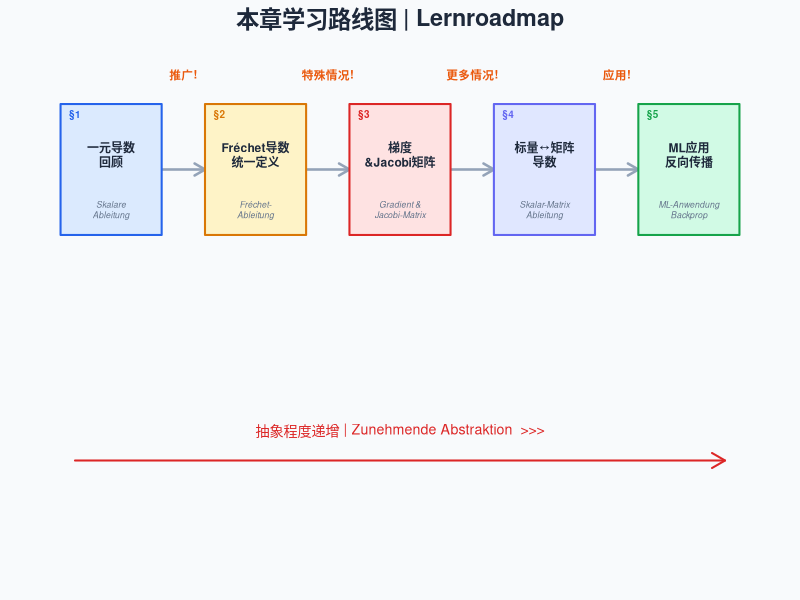
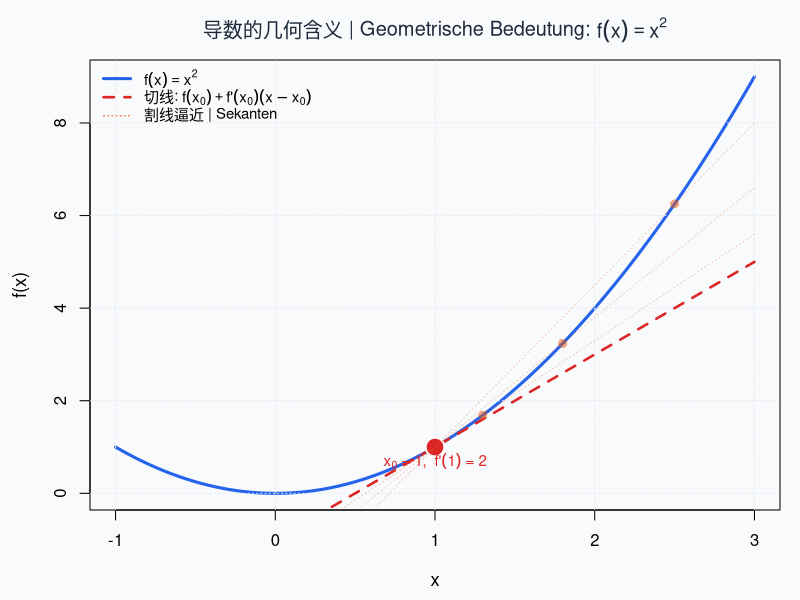
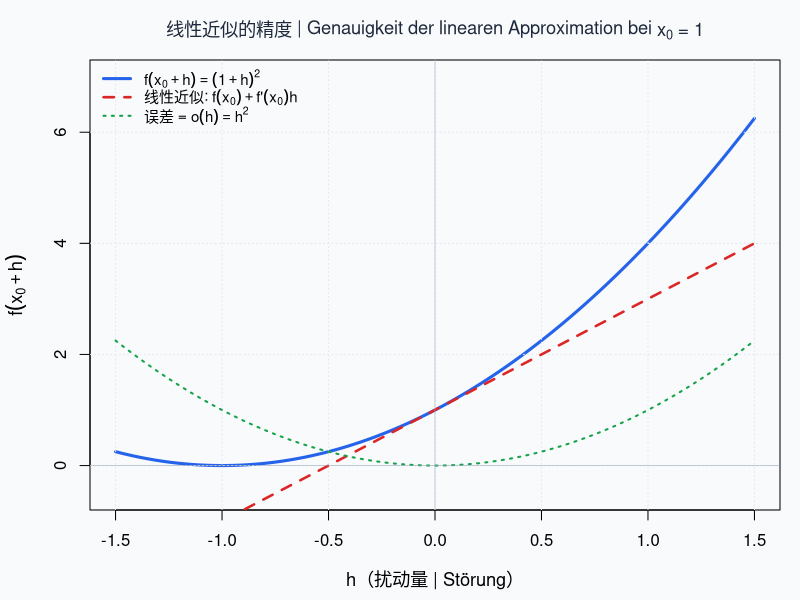
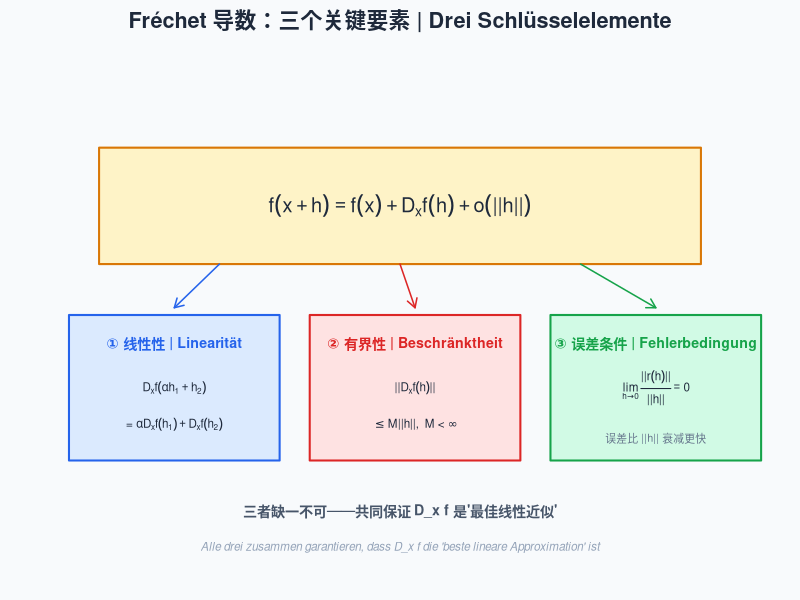
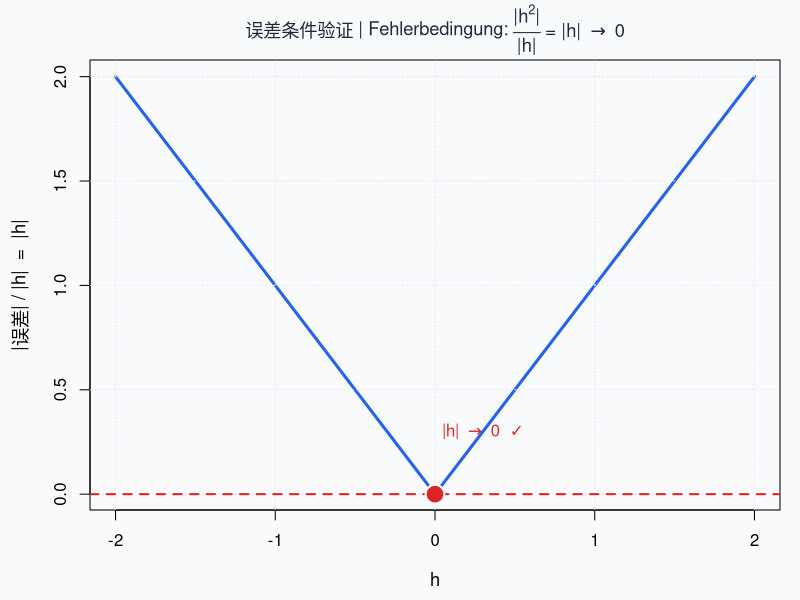
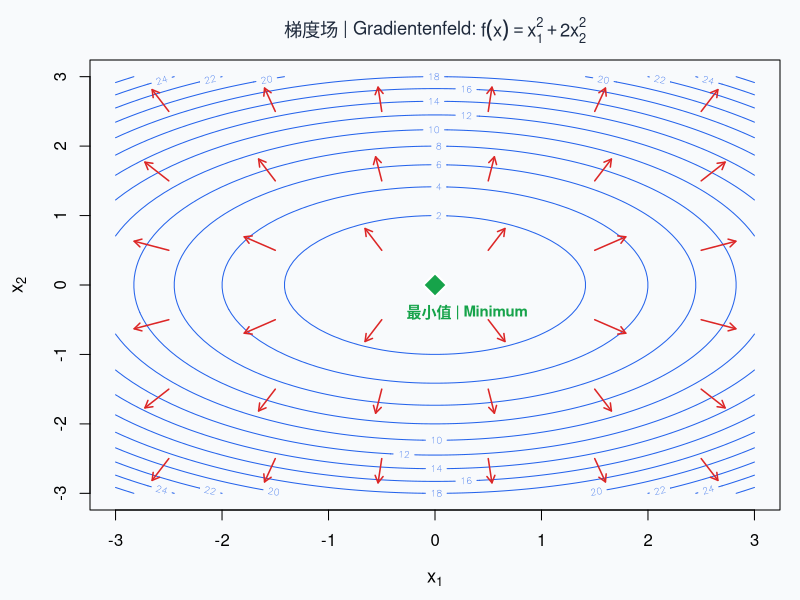
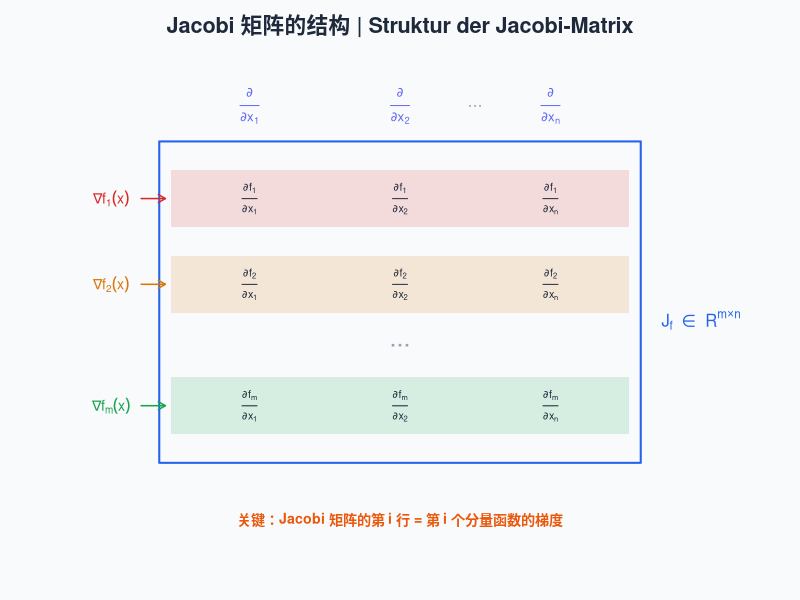
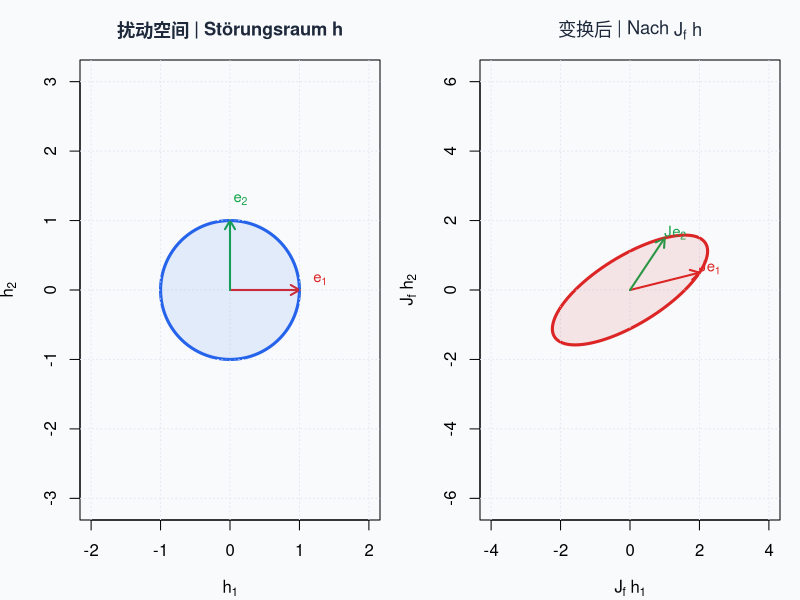

Write the R code that produced these figures, in order.
## ---- chunk 1
#| label: setup
#| include: false
knitr::opts_chunk$set(
  fig.width = 9, fig.height = 5.5,
  message = FALSE, warning = FALSE,
  dev = "ragg_png", dpi = 150
)

# 全局配色方案 | Globales Farbschema
palette_main <- list(
  blue     = "#2563EB",
  red      = "#DC2626",
  green    = "#16A34A",
  orange   = "#EA580C",
  purple   = "#9333EA",
  gray     = "#6B7280",
  bg_light = "#F8FAFC",
  bg_warn  = "#FEF3C7"
)
## ---- chunk 2
#| label: fig-roadmap
#| fig-cap: "本章学习路线图：从一元导数走向矩阵微积分 | Lernroadmap: Von der skalaren Ableitung zur Matrixanalysis"
#| code-fold: true

par(mar = c(0.5, 0.5, 2, 0.5), bg = "#F8FAFC")
plot(NULL, xlim = c(0, 10), ylim = c(0, 7), axes = FALSE, 
     xlab = "", ylab = "", main = "")
title(expression(bold("本章学习路线图 | Lernroadmap")), 
      cex.main = 1.4, col.main = "#1E293B")

# Draw path / 画路径
steps_x <- c(1, 3, 5, 7, 9)
steps_y <- c(5.5, 5.5, 5.5, 5.5, 5.5)
arrows(steps_x[-5] + 0.7, steps_y[-5], steps_x[-1] - 0.7, steps_y[-1],
       col = "#94A3B8", lwd = 2.5, length = 0.12)

# Step boxes / 步骤方块
labels_cn <- c("一元导数\n回顾", "Fréchet导数\n统一定义",
               "梯度\n&Jacobi矩阵", "标量↔矩阵\n导数",
               "ML应用\n反向传播")
labels_de <- c("Skalare\nAbleitung", "Fréchet-\nAbleitung",
               "Gradient &\nJacobi-Matrix", "Skalar-Matrix\nAbleitung",
               "ML-Anwendung\nBackprop")
colors <- c("#DBEAFE", "#FEF3C7", "#FEE2E2", "#E0E7FF", "#D1FAE5")
borders <- c("#2563EB", "#D97706", "#DC2626", "#6366F1", "#16A34A")

for (i in 1:5) {
  rect(steps_x[i] - 0.7, steps_y[i] - 0.9, steps_x[i] + 0.7, steps_y[i] + 0.9,
       col = colors[i], border = borders[i], lwd = 2)
  text(steps_x[i], steps_y[i] + 0.2, labels_cn[i], cex = 0.72, font = 2, col = "#1E293B")
  text(steps_x[i], steps_y[i] - 0.55, labels_de[i], cex = 0.52, col = "#64748B", font = 3)
}

# Difficulty arrow / 难度箭头
arrows(0.5, 1.5, 9.5, 1.5, col = "#DC2626", lwd = 2, length = 0.15)
text(5, 1.9, "抽象程度递增 | Zunehmende Abstraktion  >>>", cex = 0.85, col = "#DC2626")

# Trigger labels / 触发标签
triggers <- c("", "推广!", "特殊情况!", "更多情况!", "应用!")
for (i in 2:5) {
  text(steps_x[i] - 1, steps_y[i] + 1.3, triggers[i],
       cex = 0.7, col = "#EA580C", font = 2)
}

# Numbering / 编号
for (i in 1:5) {
  text(steps_x[i] - 0.5, steps_y[i] + 0.75, paste0("§", i), 
       cex = 0.6, col = borders[i], font = 2)
}
## ---- chunk 3
#| label: fig-tangent-line
#| fig-cap: "导数 = 切线斜率：红色虚线是 f 在 x₀ 处的切线 | Ableitung = Tangentensteigung"

par(bg = "#F8FAFC", mar = c(4.5, 4.5, 3, 1))
x_plot <- seq(-1, 3, length.out = 300)
f_plot <- function(x) x^2

plot(x_plot, f_plot(x_plot), type = "l", col = "#2563EB", lwd = 3,
     xlab = "x", ylab = "f(x)",
     main = expression(paste("导数的几何含义 | Geometrische Bedeutung: ", f(x) == x^2)),
     cex.lab = 1.1, cex.main = 1.2, col.main = "#1E293B")
grid(col = "#E2E8F0")

x0 <- 1
fprime <- 2 * x0  # f'(1) = 2
tangent <- f_plot(x0) + fprime * (x_plot - x0)
lines(x_plot, tangent, col = "#DC2626", lwd = 2.5, lty = 2)
points(x0, f_plot(x0), pch = 21, bg = "#DC2626", col = "white", cex = 2.5, lwd = 2)

# 标注割线逼近过程
for (h_val in c(1.5, 0.8, 0.3)) {
  x1 <- x0 + h_val
  slope <- (f_plot(x1) - f_plot(x0)) / h_val
  secant <- f_plot(x0) + slope * (x_plot - x0)
  lines(x_plot, secant, col = adjustcolor("#EA580C", 0.3), lwd = 1, lty = 3)
  points(x1, f_plot(x1), pch = 16, col = adjustcolor("#EA580C", 0.5), cex = 1.2)
}

legend("topleft",
       legend = c(expression(f(x) == x^2), 
                  expression(paste("切线: ", f(x[0]) + f * "'" * (x[0]) * (x - x[0]))),
                  "割线逼近 | Sekanten"),
       col = c("#2563EB", "#DC2626", "#EA580C"),
       lwd = c(3, 2.5, 1), lty = c(1, 2, 3), bty = "n", cex = 0.9)

text(x0, f_plot(x0) - 0.3, expression(paste(x[0], " = 1,  ", f * "'" * (1), " = 2")),
     col = "#DC2626", cex = 0.9, font = 2)
## ---- chunk 4
#| label: fig-linear-approx
#| fig-cap: "蓝色 = 真实函数值，红色 = 线性近似。h 越小，近似越精确 | Blau = wahrer Wert, Rot = lineare Approximation"

par(bg = "#F8FAFC", mar = c(4.5, 4.5, 3, 1))
h_vals <- seq(-1.5, 1.5, length.out = 300)
x0 <- 1
f_val <- function(h) (x0 + h)^2
linear_approx <- function(h) x0^2 + 2 * x0 * h
error_term <- function(h) f_val(h) - linear_approx(h)

plot(h_vals, f_val(h_vals), type = "l", col = "#2563EB", lwd = 3,
     xlab = "h（扰动量 | Störung）", 
     ylab = expression(f(x[0] + h)),
     main = expression(paste("线性近似的精度 | Genauigkeit der linearen Approximation bei ", x[0], " = 1")),
     cex.lab = 1.1, cex.main = 1.1, col.main = "#1E293B",
     ylim = c(-0.5, 7))
grid(col = "#E2E8F0")
lines(h_vals, linear_approx(h_vals), col = "#DC2626", lwd = 2.5, lty = 2)
lines(h_vals, error_term(h_vals), col = "#16A34A", lwd = 2, lty = 3)
abline(h = 0, col = "#94A3B8", lty = 1, lwd = 0.5)
abline(v = 0, col = "#94A3B8", lty = 1, lwd = 0.5)

legend("topleft",
       legend = c(expression(f(x[0] + h) == (1 + h)^2),
                  expression(paste("线性近似: ", f(x[0]) + f * "'" * (x[0]) * h)),
                  expression(paste("误差 = ", o(h) == h^2))),
       col = c("#2563EB", "#DC2626", "#16A34A"),
       lwd = c(3, 2.5, 2), lty = c(1, 2, 3), bty = "n", cex = 0.9)
## ---- chunk 5
#| label: fig-frechet-anatomy
#| fig-cap: "Fréchet 导数定义的三个关键要素 | Die drei Schlüsselelemente der Fréchet-Ableitung"
#| code-fold: true

par(bg = "#F8FAFC", mar = c(0.5, 0.5, 2, 0.5))
plot(NULL, xlim = c(0, 12), ylim = c(0, 7), axes = FALSE, xlab = "", ylab = "")
title("Fréchet 导数：三个关键要素 | Drei Schlüsselelemente", 
      cex.main = 1.3, col.main = "#1E293B")

# Central formula
rect(1, 4.2, 11, 5.8, col = "#FEF3C7", border = "#D97706", lwd = 2)
text(6, 5, expression(f(x + h) == f(x) + D[x] * f(h) + o(paste("||", h, "||"))),
     cex = 1.2, col = "#1E293B", font = 2)

# Three elements
# 1. Linear
rect(0.5, 1.5, 4, 3.5, col = "#DBEAFE", border = "#2563EB", lwd = 2)
text(2.25, 3.1, "① 线性性 | Linearität", cex = 0.85, font = 2, col = "#2563EB")
text(2.25, 2.5, expression(D[x] * f(alpha * h[1] + h[2])), cex = 0.7, col = "#1E293B")
text(2.25, 2.0, expression(paste("= ", alpha * D[x] * f(h[1]) + D[x] * f(h[2]))),
     cex = 0.7, col = "#1E293B")

# 2. Bounded
rect(4.5, 1.5, 8, 3.5, col = "#FEE2E2", border = "#DC2626", lwd = 2)
text(6.25, 3.1, "② 有界性 | Beschränktheit", cex = 0.85, font = 2, col = "#DC2626")
text(6.25, 2.5, expression(paste("||", D[x] * f(h), "||")), cex = 0.7, col = "#1E293B")
text(6.25, 2.0, expression(paste(""<= M * "||" * h * "||", ",  M < ", infinity)),
     cex = 0.7, col = "#1E293B")

# 3. Error condition
rect(8.5, 1.5, 12, 3.5, col = "#D1FAE5", border = "#16A34A", lwd = 2)
text(10.25, 3.1, "③ 误差条件 | Fehlerbedingung", cex = 0.85, font = 2, col = "#16A34A")
text(10.25, 2.5, expression(lim(frac(paste("||", r(h), "||"), paste("||", h, "||")), h %->% 0) == 0),
     cex = 0.7, col = "#1E293B")
text(10.25, 1.8, "误差比 ||h|| 衰减更快", cex = 0.65, col = "#64748B")

# Arrows from formula to elements
arrows(3, 4.2, 2.25, 3.6, col = "#2563EB", lwd = 1.5, length = 0.1)
arrows(6, 4.2, 6.25, 3.6, col = "#DC2626", lwd = 1.5, length = 0.1)
arrows(9, 4.2, 10.25, 3.6, col = "#16A34A", lwd = 1.5, length = 0.1)

# Bottom annotation
text(6, 0.8, "三者缺一不可——共同保证 D_x f 是'最佳线性近似'",
     cex = 0.85, col = "#475569", font = 2)
text(6, 0.3, "Alle drei zusammen garantieren, dass D_x f die 'beste lineare Approximation' ist",
     cex = 0.7, col = "#94A3B8", font = 3)
## ---- chunk 6
#| label: fig-frechet-verification
#| fig-cap: "验证误差条件：|误差|/|h| 在 h→0 时趋于 0 | Verifikation: |Fehler|/|h| → 0 wenn h → 0"

par(bg = "#F8FAFC", mar = c(4.5, 4.5, 3, 1))
h_vals <- seq(-2, 2, length.out = 500)
h_vals <- h_vals[h_vals != 0]
error_ratio <- abs(h_vals^2) / abs(h_vals)  # |h^2|/|h| = |h|

plot(h_vals, error_ratio, type = "l", col = "#2563EB", lwd = 3,
     xlab = "h", ylab = "|误差| / |h|  =  |h|",
     main = expression(paste("误差条件验证 | Fehlerbedingung: ", frac("|" * h^2 * "|", "|h|"), " = |h| " %->% " 0")),
     cex.lab = 1.1, cex.main = 1.1, col.main = "#1E293B")
grid(col = "#E2E8F0")
abline(h = 0, col = "#DC2626", lwd = 2, lty = 2)
points(0, 0, pch = 21, bg = "#DC2626", col = "white", cex = 2.5, lwd = 2)
text(0.3, 0.3, expression(paste("|h| " %->% " 0  ✓")), col = "#DC2626", cex = 1, font = 2)
## ---- chunk 7
#| label: fig-gradient-field
#| fig-cap: "二维函数的梯度场：红色箭头指向上升最快的方向 | Gradientenfeld: Rote Pfeile zeigen die Richtung des steilsten Anstiegs"

# 定义二维函数 f(x1, x2) = x1^2 + 2*x2^2
f_2d <- function(x1, x2) x1^2 + 2 * x2^2

x1_seq <- seq(-3, 3, length.out = 80)
x2_seq <- seq(-3, 3, length.out = 80)
z_mat <- outer(x1_seq, x2_seq, f_2d)

par(bg = "#F8FAFC", mar = c(4.5, 4.5, 3, 1))
contour(x1_seq, x2_seq, z_mat, nlevels = 15, col = "#2563EB",
        xlab = expression(x[1]), ylab = expression(x[2]),
        main = expression(paste("梯度场 | Gradientenfeld: ", f(x) == x[1]^2 + 2 * x[2]^2)),
        cex.lab = 1.1, cex.main = 1.1, col.main = "#1E293B")

# 画梯度箭头
grid_pts <- expand.grid(
  x1 = seq(-2.5, 2.5, by = 1),
  x2 = seq(-2.5, 2.5, by = 1)
)
for (i in 1:nrow(grid_pts)) {
  gx <- grid_pts$x1[i]
  gy <- grid_pts$x2[i]
  if (abs(gx) < 0.01 & abs(gy) < 0.01) next
  grad1 <- 2 * gx
  grad2 <- 4 * gy
  grad_len <- sqrt(grad1^2 + grad2^2)
  scale <- 0.35
  arrows(gx, gy, gx + scale * grad1 / grad_len, gy + scale * grad2 / grad_len,
         col = "#DC2626", lwd = 1.5, length = 0.08)
}

# 标注最低点
points(0, 0, pch = 23, bg = "#16A34A", col = "white", cex = 2.5, lwd = 2)
text(0.3, -0.4, "最小值 | Minimum", col = "#16A34A", cex = 0.9, font = 2)
## ---- chunk 8
#| label: gradient-quadratic-verify
#| code-fold: false

# 验证梯度计算 | Gradientenberechnung verifizieren
f_quad <- function(x) x[1]^2 + 3*x[1]*x[2] + 2*x[2]^2
grad_analytical <- function(x) c(2*x[1] + 3*x[2], 3*x[1] + 4*x[2])

# 数值验证 | Numerische Verifikation
x_test <- c(2, -1)
eps <- 1e-7
grad_num <- c(
  (f_quad(x_test + c(eps, 0)) - f_quad(x_test - c(eps, 0))) / (2 * eps),
  (f_quad(x_test + c(0, eps)) - f_quad(x_test - c(0, eps))) / (2 * eps)
)

cat("在 x = (2, -1) 处:\n")
cat("  解析梯度 | Analytischer Gradient:", grad_analytical(x_test), "\n")
cat("  数值梯度 | Numerischer Gradient: ", round(grad_num, 6), "\n")
cat("  最大差异 | Max. Differenz:        ", format(max(abs(grad_analytical(x_test) - grad_num)), scientific = TRUE), "\n")
## ---- chunk 9
#| label: quadratic-form-gradient
#| code-fold: false

# 验证二次型的梯度公式 | Quadratische-Form-Gradient verifizieren
n <- 4
set.seed(42)
A <- matrix(rnorm(n*n), n, n)
A <- (A + t(A)) / 2  # 对称化 | symmetrisieren

f_quad_form <- function(x) as.numeric(t(x) %*% A %*% x)
grad_quad_analytical <- function(x) 2 * t(x) %*% A  # 1 x n 行向量

x_test <- rnorm(n)

# 数值梯度
grad_num <- numeric(n)
eps <- 1e-7
for (k in 1:n) {
  e_k <- rep(0, n); e_k[k] <- eps
  grad_num[k] <- (f_quad_form(x_test + e_k) - f_quad_form(x_test - e_k)) / (2 * eps)
}

cat("二次型 x^T A x 的梯度验证 (n =", n, "):\n")
cat("  解析梯度:", round(grad_quad_analytical(x_test), 6), "\n")
cat("  数值梯度:", round(grad_num, 6), "\n")
cat("  最大差异:", format(max(abs(grad_quad_analytical(x_test) - grad_num)), scientific = TRUE), "\n")
## ---- chunk 10
#| label: fig-jacobian-structure
#| fig-cap: "Jacobi 矩阵的结构：第 i 行是第 i 个分量函数的梯度 | Struktur: Die i-te Zeile ist der Gradient der i-ten Komponentenfunktion"
#| code-fold: true

par(bg = "#F8FAFC", mar = c(0.5, 0.5, 2.5, 0.5))
plot(NULL, xlim = c(0, 12), ylim = c(0, 7), axes = FALSE, xlab = "", ylab = "")
title("Jacobi 矩阵的结构 | Struktur der Jacobi-Matrix",
      cex.main = 1.3, col.main = "#1E293B")

# Main matrix box
rect(2, 1.5, 10, 6, col = "#F8FAFC", border = "#2563EB", lwd = 2)

# Row labels
row_colors <- c("#DC2626", "#D97706", "#16A34A")
row_labels <- c(expression(nabla * f[1](x)), expression(nabla * f[2](x)), expression(nabla * f[m](x)))
y_rows <- c(5.2, 4.0, 2.3)

for (i in 1:3) {
  rect(2.2, y_rows[i] - 0.4, 9.8, y_rows[i] + 0.4,
       col = adjustcolor(row_colors[i], 0.15), border = NA)
  text(1.2, y_rows[i], row_labels[i], cex = 0.85, col = row_colors[i], font = 2)
  arrows(1.7, y_rows[i], 2.1, y_rows[i], col = row_colors[i], lwd = 1.5, length = 0.08)
}

# Dots for omission
text(6, 3.15, "...", cex = 1.5, col = "#94A3B8")

# Column headers
col_labels <- c(expression(frac(partialdiff, partialdiff * x[1])),
                expression(frac(partialdiff, partialdiff * x[2])),
                expression(frac(partialdiff, partialdiff * x[n])))
x_cols <- c(3.5, 6, 8.5)
for (j in 1:3) {
  text(x_cols[j], 6.5, col_labels[j], cex = 0.8, col = "#6366F1")
}
text(7.25, 6.5, "...", cex = 1, col = "#94A3B8")

# Entries
entry_labels <- c(
  expression(frac(partialdiff * f[1], partialdiff * x[1])),
  expression(frac(partialdiff * f[1], partialdiff * x[2])),
  expression(frac(partialdiff * f[1], partialdiff * x[n])),
  expression(frac(partialdiff * f[2], partialdiff * x[1])),
  expression(frac(partialdiff * f[2], partialdiff * x[2])),
  expression(frac(partialdiff * f[2], partialdiff * x[n])),
  expression(frac(partialdiff * f[m], partialdiff * x[1])),
  expression(frac(partialdiff * f[m], partialdiff * x[2])),
  expression(frac(partialdiff * f[m], partialdiff * x[n]))
)
idx <- 1
for (i in c(1, 2, 3)) {
  for (j in 1:3) {
    text(x_cols[j], y_rows[i], entry_labels[idx], cex = 0.65, col = "#1E293B")
    idx <- idx + 1
  }
}

# Dimension annotation
text(11, 3.5, expression(paste(J[f], " " %in% " ", R^{m %*% n})), 
     cex = 1, col = "#2563EB", font = 2)

# Bottom note
text(6, 0.7, "关键：Jacobi 矩阵的第 i 行 = 第 i 个分量函数的梯度",
     cex = 0.85, col = "#EA580C", font = 2)
## ---- chunk 11
#| label: jacobian-linear-verify
#| code-fold: false

# 验证：线性函数 f(x) = Ax 的 Jacobi 矩阵 = A
# Verifikation: Jacobi-Matrix von f(x) = Ax ist A
m <- 3; n <- 4
set.seed(42)
A <- matrix(rnorm(m * n), m, n)
x0 <- rnorm(n)

# 数值 Jacobi 矩阵
J_num <- matrix(0, m, n)
eps <- 1e-7
for (k in 1:n) {
  e_k <- rep(0, n); e_k[k] <- eps
  J_num[, k] <- (A %*% (x0 + e_k) - A %*% (x0 - e_k)) / (2 * eps)
}

cat("矩阵 A:\n"); print(round(A, 4))
cat("\n数值 Jacobi 矩阵:\n"); print(round(J_num, 4))
cat("\n最大差异:", format(max(abs(A - J_num)), scientific = TRUE), "\n")
cat("结论：J_f = A  ✓")
## ---- chunk 12
#| label: fig-jacobian-geometry
#| fig-cap: "Jacobi 矩阵的几何含义：在局部将空间进行线性变换（拉伸、旋转、剪切）| Geometrische Bedeutung: Lokale lineare Transformation des Raums"
#| fig-height: 5

par(mfrow = c(1, 2), bg = "#F8FAFC", mar = c(4, 4, 3, 1))

# 左图：原始空间中的单位圆
theta <- seq(0, 2 * pi, length.out = 100)
circle_x <- cos(theta)
circle_y <- sin(theta)

plot(circle_x, circle_y, type = "l", col = "#2563EB", lwd = 3,
     xlab = expression(h[1]), ylab = expression(h[2]),
     main = "扰动空间 | Störungsraum h",
     xlim = c(-2, 2), ylim = c(-2, 2), asp = 1,
     cex.main = 1.1, col.main = "#1E293B")
grid(col = "#E2E8F0")
# 画几个方向
arrows(0, 0, 1, 0, col = "#DC2626", lwd = 2, length = 0.1)
arrows(0, 0, 0, 1, col = "#16A34A", lwd = 2, length = 0.1)
text(1.3, 0.15, expression(e[1]), col = "#DC2626", cex = 0.9)
text(0.15, 1.3, expression(e[2]), col = "#16A34A", cex = 0.9)
polygon(circle_x, circle_y, border = "#2563EB", col = adjustcolor("#2563EB", 0.1))

# 右图：经过 Jacobi 变换后
J_demo <- matrix(c(2, 0.5, 1, 1.5), 2, 2)  # 一个 2x2 Jacobi 矩阵
transformed <- J_demo %*% rbind(circle_x, circle_y)

plot(transformed[1,], transformed[2,], type = "l", col = "#DC2626", lwd = 3,
     xlab = expression(paste(J[f], " ", h)[1]), ylab = expression(paste(J[f], " ", h)[2]),
     main = expression(paste("变换后 | Nach ", J[f], " h")),
     xlim = c(-4, 4), ylim = c(-3, 3), asp = 1,
     cex.main = 1.1, col.main = "#1E293B")
grid(col = "#E2E8F0")
Je1 <- J_demo %*% c(1, 0)
Je2 <- J_demo %*% c(0, 1)
arrows(0, 0, Je1[1], Je1[2], col = "#DC2626", lwd = 2, length = 0.1)
arrows(0, 0, Je2[1], Je2[2], col = "#16A34A", lwd = 2, length = 0.1)
text(Je1[1] + 0.3, Je1[2] + 0.15, expression(J * e[1]), col = "#DC2626", cex = 0.9)
text(Je2[1] + 0.3, Je2[2] + 0.15, expression(J * e[2]), col = "#16A34A", cex = 0.9)
polygon(transformed[1,], transformed[2,], border = "#DC2626", col = adjustcolor("#DC2626", 0.1))

par(mfrow = c(1, 1))
## ---- chunk 13
#| label: fig-backprop-chain
#| fig-cap: "反向传播 = Jacobi 矩阵链的高效计算 | Backpropagation = effiziente Berechnung der Jacobi-Kette"
#| code-fold: true

par(bg = "#F8FAFC", mar = c(0.5, 0.5, 2, 0.5))
plot(NULL, xlim = c(0, 12), ylim = c(0, 5), axes = FALSE, xlab = "", ylab = "")
title("反向传播中的 Jacobi 矩阵链 | Jacobi-Kette in der Backpropagation",
      cex.main = 1.2, col.main = "#1E293B")

# Forward path
layer_x <- c(1, 3.5, 6, 8.5, 11)
layer_y <- rep(3.5, 5)
layer_labels <- c(expression(x), expression(z[1]), expression(z[2]), 
                  expression(z[3]), expression(hat(y)))
layer_colors <- c("#2563EB", "#6366F1", "#9333EA", "#DB2777", "#DC2626")

for (i in 1:5) {
  points(layer_x[i], layer_y[i], pch = 21, bg = adjustcolor(layer_colors[i], 0.3),
         col = layer_colors[i], cex = 4, lwd = 2)
  text(layer_x[i], layer_y[i], layer_labels[i], cex = 0.9, col = layer_colors[i], font = 2)
}

# Forward arrows
for (i in 1:4) {
  arrows(layer_x[i] + 0.4, layer_y[i], layer_x[i+1] - 0.4, layer_y[i],
         col = "#94A3B8", lwd = 2, length = 0.1)
  text((layer_x[i] + layer_x[i+1]) / 2, layer_y[i] + 0.5,
       substitute(f[k], list(k = i)), cex = 0.8, col = "#64748B")
}

# Loss
text(11, 4.5, expression(L(hat(y))), col = "#DC2626", cex = 1, font = 2)
arrows(11, 4.2, 11, 3.9, col = "#DC2626", lwd = 1.5, length = 0.08)

# Backward arrows (Jacobian chain)
for (i in 4:1) {
  arrows(layer_x[i+1] - 0.4, layer_y[i] - 0.8, layer_x[i] + 0.4, layer_y[i] - 0.8,
         col = "#EA580C", lwd = 2.5, length = 0.1)
  text((layer_x[i] + layer_x[i+1]) / 2, layer_y[i] - 1.3,
       substitute(J[f[k]], list(k = i)), cex = 0.75, col = "#EA580C", font = 2)
}

# Labels
text(1, 1.5, "反向传播方向 <<<", col = "#EA580C", cex = 0.85, font = 2)
text(11, 1.5, "前向传播方向 >>>", col = "#94A3B8", cex = 0.85, font = 2)
## ---- chunk 14
#| label: det-derivative-verify
#| code-fold: false

# 数值验证行列式导数公式 | Numerische Verifikation der Determinantenableitung
F_mat <- function(x) matrix(c(x, 0, 0, 2*x), 2, 2)
det_F <- function(x) det(F_mat(x))

x0 <- 3
eps <- 1e-7

# 数值导数
det_deriv_num <- (det_F(x0 + eps) - det_F(x0 - eps)) / (2 * eps)

# 解析导数（直接）
det_deriv_direct <- 4 * x0

# 用恒等式 2
dF_dx <- matrix(c(1, 0, 0, 2), 2, 2)
F_inv <- solve(F_mat(x0))
det_deriv_formula <- det_F(x0) * sum(diag(F_inv %*% dF_dx))

cat("在 x =", x0, "处验证行列式导数:\n")
cat("  数值导数:       ", round(det_deriv_num, 6), "\n")
cat("  直接计算 (4x):  ", det_deriv_direct, "\n")
cat("  恒等式 2:       ", det_deriv_formula, "\n")
cat("  三者一致 ✓\n")
## ---- chunk 15
#| label: matrix-scalar-verify
#| code-fold: false

# 验证 f(X) = a^T X b 的导数 | Verifikation
m <- 3; n <- 4
set.seed(42)
a <- rnorm(m)
b <- rnorm(n)
X0 <- matrix(rnorm(m * n), m, n)

f_aXb <- function(X) as.numeric(t(a) %*% X %*% b)
grad_analytical <- a %*% t(b)  # m x n 矩阵

# 数值梯度
grad_num <- matrix(0, m, n)
eps <- 1e-7
for (i in 1:m) {
  for (j in 1:n) {
    E_ij <- matrix(0, m, n); E_ij[i, j] <- eps
    grad_num[i, j] <- (f_aXb(X0 + E_ij) - f_aXb(X0 - E_ij)) / (2 * eps)
  }
}

cat("解析导数 (a b^T):\n"); print(round(grad_analytical, 4))
cat("\n数值导数:\n"); print(round(grad_num, 4))
cat("\n最大差异:", format(max(abs(grad_analytical - grad_num)), scientific = TRUE))
## ---- chunk 16
#| label: fig-matrix-completion
#| fig-cap: "矩阵补全示意：从稀疏观测恢复完整评分矩阵 | Matrixvervollständigung: Aus spärlichen Beobachtungen die vollständige Matrix rekonstruieren"
#| code-fold: true
#| fig-height: 4.5

set.seed(42)
m_users <- 6; n_items <- 8; k_rank <- 2

U_true <- matrix(rnorm(m_users * k_rank), m_users, k_rank)
V_true <- matrix(rnorm(n_items * k_rank), n_items, k_rank)
Y_full <- U_true %*% t(V_true)
Y_full <- round(pmin(pmax(Y_full, 1), 5))  # 限制在 1-5 分

# 随机掩码
P_omega <- matrix(rbinom(m_users * n_items, 1, 0.4), m_users, n_items)
Y_observed <- Y_full * P_omega
Y_observed[P_omega == 0] <- NA

par(mfrow = c(1, 3), bg = "#F8FAFC", mar = c(3, 3, 3, 1))

# 完整矩阵
image(1:n_items, 1:m_users, t(Y_full), col = hcl.colors(5, "YlOrRd", rev = TRUE),
      xlab = "电影 | Film", ylab = "用户 | User",
      main = "真实评分 | Wahre Bewertung", axes = FALSE,
      cex.main = 1, col.main = "#1E293B")
axis(1, at = 1:n_items, cex.axis = 0.8)
axis(2, at = 1:m_users, cex.axis = 0.8)
for (i in 1:m_users) for (j in 1:n_items) {
  text(j, i, Y_full[i, j], cex = 0.7, col = "white", font = 2)
}

# 观测矩阵
Y_display <- Y_full
Y_display[P_omega == 0] <- 0
image(1:n_items, 1:m_users, t(Y_display), col = c("gray90", hcl.colors(5, "YlOrRd", rev = TRUE)),
      xlab = "电影 | Film", ylab = "用户 | User",
      main = "观测数据（有缺失）| Beobachtet", axes = FALSE,
      cex.main = 1, col.main = "#D97706")
axis(1, at = 1:n_items, cex.axis = 0.8)
axis(2, at = 1:m_users, cex.axis = 0.8)
for (i in 1:m_users) for (j in 1:n_items) {
  if (P_omega[i, j] == 1) {
    text(j, i, Y_full[i, j], cex = 0.7, col = "white", font = 2)
  } else {
    text(j, i, "?", cex = 0.7, col = "gray60")
  }
}

# 梯度下降优化
U_hat <- matrix(rnorm(m_users * k_rank, 0, 0.5), m_users, k_rank)
V_hat <- matrix(rnorm(n_items * k_rank, 0, 0.5), n_items, k_rank)
lr <- 0.01
for (iter in 1:500) {
  Residual <- P_omega * (Y_full * P_omega - U_hat %*% t(V_hat))
  U_hat <- U_hat + lr * Residual %*% V_hat
  V_hat <- V_hat + lr * t(Residual) %*% U_hat
}
Y_recovered <- round(pmin(pmax(U_hat %*% t(V_hat), 1), 5))

image(1:n_items, 1:m_users, t(Y_recovered), col = hcl.colors(5, "YlOrRd", rev = TRUE),
      xlab = "电影 | Film", ylab = "用户 | User",
      main = "恢复结果 | Rekonstruiert", axes = FALSE,
      cex.main = 1, col.main = "#16A34A")
axis(1, at = 1:n_items, cex.axis = 0.8)
axis(2, at = 1:m_users, cex.axis = 0.8)
for (i in 1:m_users) for (j in 1:n_items) {
  text(j, i, Y_recovered[i, j], cex = 0.7, col = "white", font = 2)
}

par(mfrow = c(1, 1))
## ---- chunk 17
#| label: fig-summary-map
#| fig-cap: "Fréchet 导数的统一框架：所有特殊情况一览 | Das vereinheitlichende Rahmenwerk der Fréchet-Ableitung"
#| fig-width: 12
#| fig-height: 7
#| code-fold: true

par(bg = "#F8FAFC", mar = c(0.5, 0.5, 2.5, 0.5))
plot(NULL, xlim = c(0, 12), ylim = c(0, 8), axes = FALSE, xlab = "", ylab = "")
title("Fréchet 导数的统一框架 | Einheitliches Rahmenwerk", 
      cex.main = 1.4, col.main = "#1E293B")

# Central box
rect(3.5, 5, 8.5, 7, col = "#FEF3C7", border = "#D97706", lwd = 3)
text(6, 6.4, "Fréchet 导数 | Fréchet-Ableitung", cex = 1.1, font = 2, col = "#D97706")
text(6, 5.7, expression(f(x + h) == f(x) + D[x] * f(h) + o(paste("||", h, "||"))),
     cex = 0.9, col = "#1E293B")
text(6, 5.2, "线性 + 有界 + 小误差", cex = 0.7, col = "#64748B")

# Four special cases
cases <- data.frame(
  x = c(1, 4, 8, 11),
  y = rep(2.5, 4),
  label = c("普通导数\nf'(x)·h", "梯度\n∇f(x)·h", "Jacobi矩阵\nJ_f(x)·h", "矩阵导数\ntr(G^T H)"),
  type = c("R→R", "Rⁿ→R", "Rⁿ→Rᵐ", "R^(m×n)→R"),
  col = c("#2563EB", "#DC2626", "#9333EA", "#16A34A"),
  bg = c("#DBEAFE", "#FEE2E2", "#F3E8FF", "#D1FAE5")
)

for (i in 1:4) {
  rect(cases$x[i] - 1.2, cases$y[i] - 1, cases$x[i] + 1.2, cases$y[i] + 1,
       col = cases$bg[i], border = cases$col[i], lwd = 2)
  text(cases$x[i], cases$y[i] + 0.5, cases$label[i], cex = 0.72, font = 2, col = "#1E293B")
  text(cases$x[i], cases$y[i] - 0.6, cases$type[i], cex = 0.7, col = cases$col[i], font = 2)
  
  # Arrow from center to each case
  arrows(6 + (cases$x[i] - 6) * 0.35, 5, cases$x[i], cases$y[i] + 1.1,
         col = cases$col[i], lwd = 1.5, length = 0.1)
}

# Bottom application labels
apps <- c("上一章\n梯度下降", "梯度下降\n优化", "反向传播\n链式法则", "矩阵分解\n推荐系统")
for (i in 1:4) {
  text(cases$x[i], 0.6, apps[i], cex = 0.65, col = "#64748B", font = 3)
  arrows(cases$x[i], 1.4, cases$x[i], 0.95, col = "#94A3B8", lwd = 1, length = 0.06)
}
